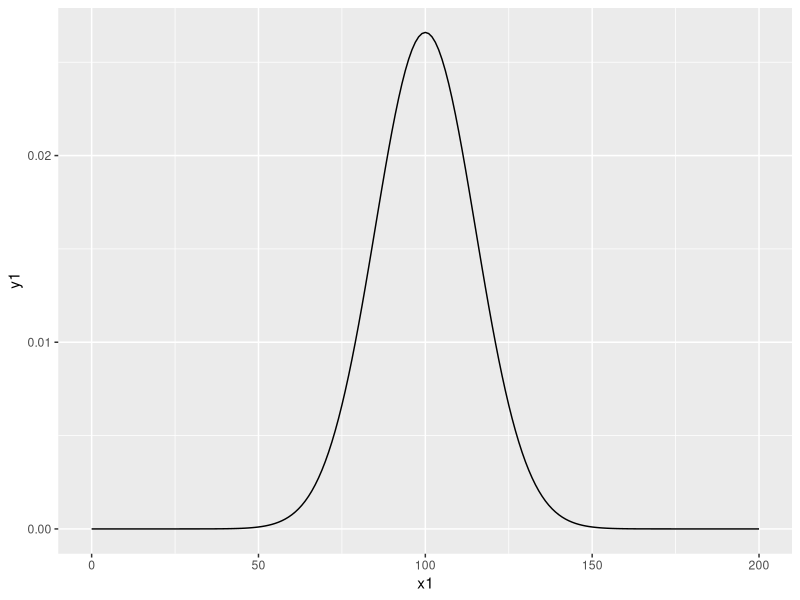
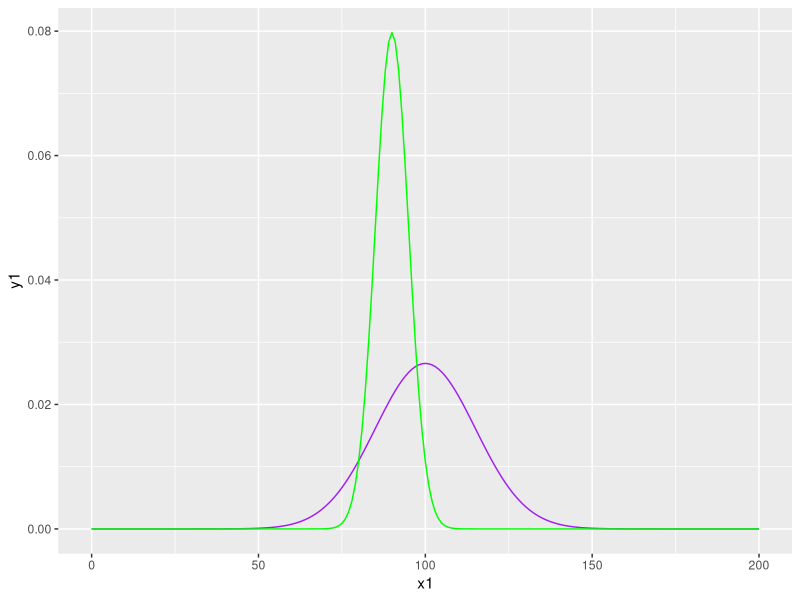
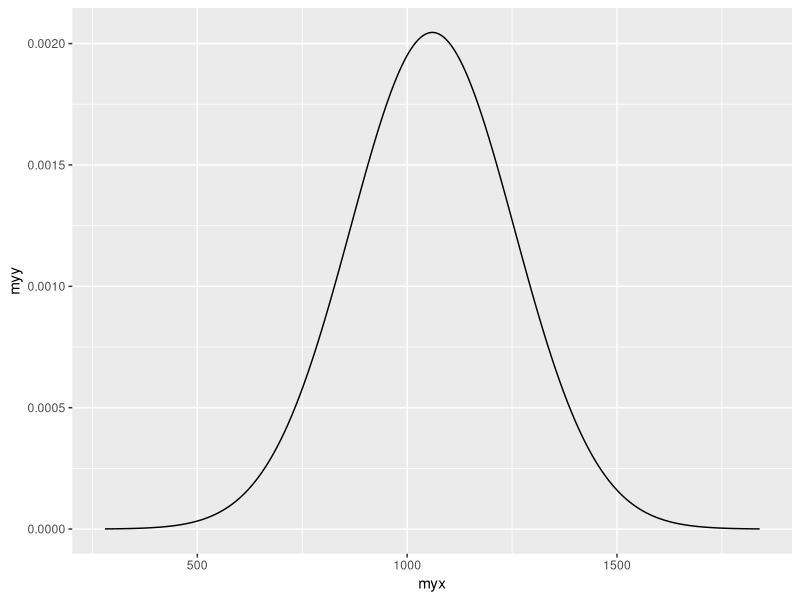
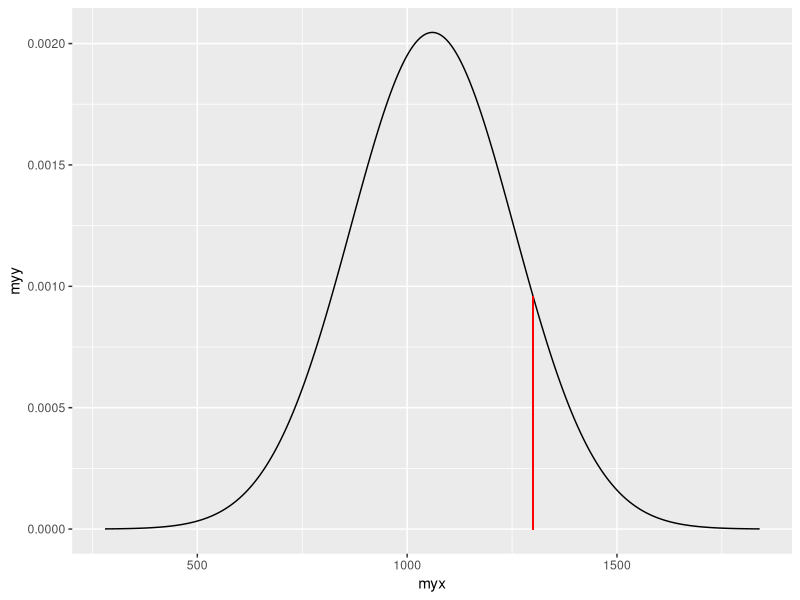
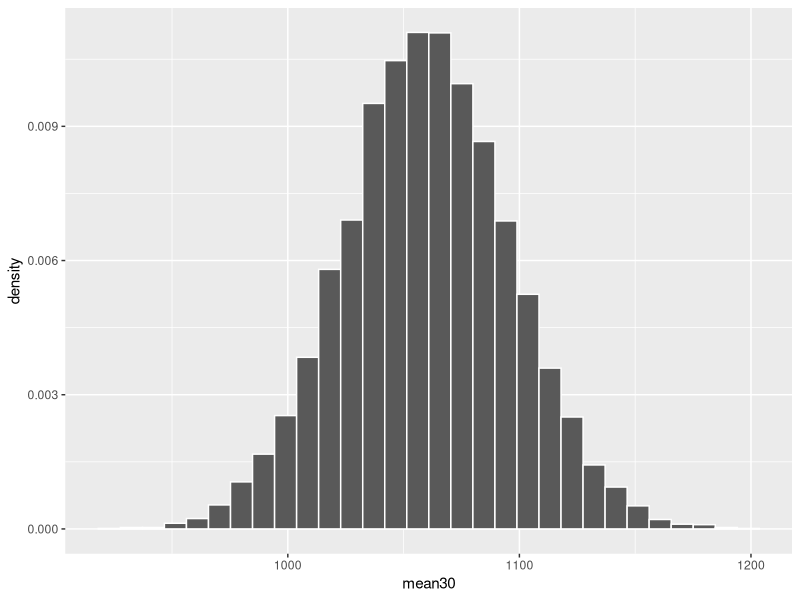
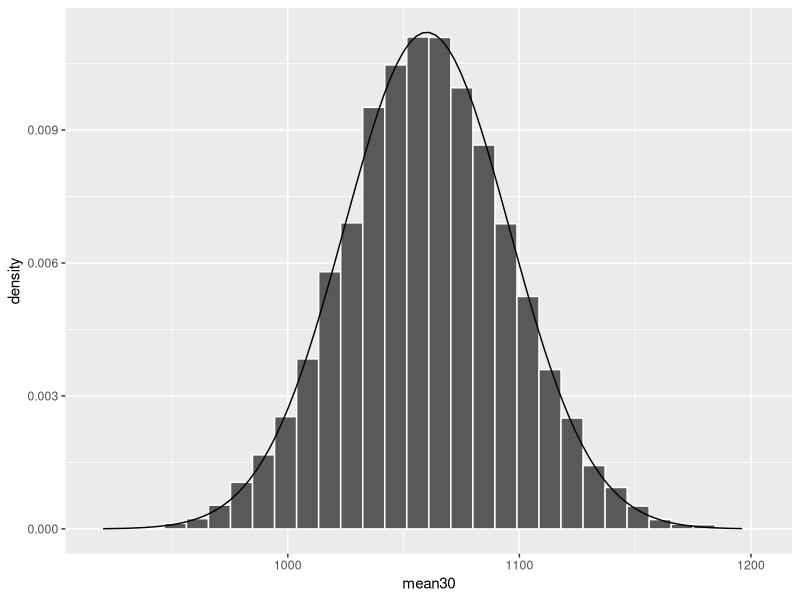
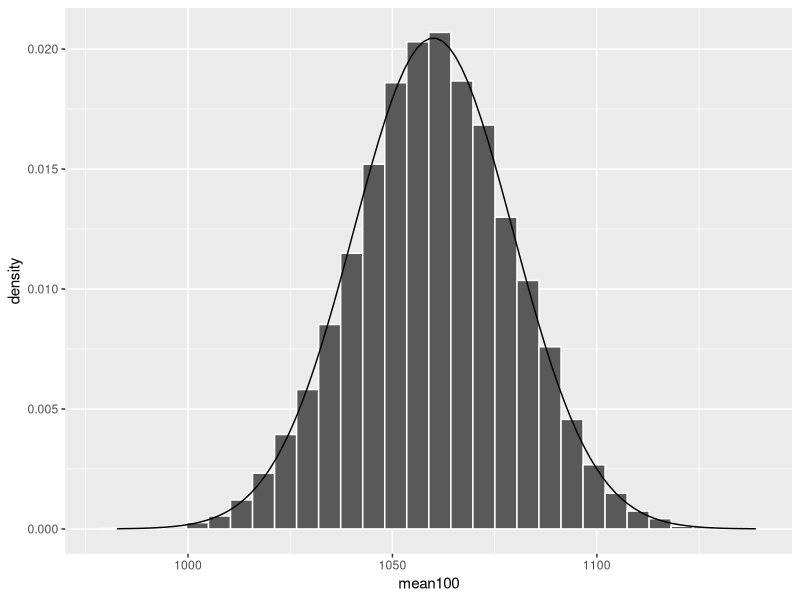

Write the R code that produced these figures, in order.
# Day 24 - 4/2/2025
# Notes 11
# Note: See Code to Copy file!
library(tidyverse)
#----------------------------------------------------

1/sqrt(2*pi)
dnorm(0)
dnorm(1)
dnorm(-1)


pnorm(0)
?pnorm

pnorm(-0.674)
1-pnorm(-.674) #or pnorm(-.674,lower.tail=F)

#------------------------------------------------------
# Notes 11 p. 7

#1
x1 <- seq(0,200,1)
y1 <- dnorm(x1,100,15)
mydata2 <- data.frame(x1=x1,y1=y1)
ggplot(mydata2,aes(x=x1,y=y1)) + geom_line()

#2
mydata2 <- mutate(mydata2,y2=dnorm(x1,90,5))
ggplot(mydata2,aes(x=x1,y=y1)) +
  geom_line(color="purple") +
  geom_line(aes(y=y2),color="green")



#--------------------------------------------------------
# Notes 11 Activity 1

#1
mymean <- 1060
mysd <- 195
myx <- seq(mymean-4*mysd,mymean+4*mysd,1)
myy <- dnorm(myx,mymean,mysd)
mydata3 <- data.frame(myx, myy)
ggplot(mydata3,aes(x=myx, y=myy)) + geom_line()


#3
SATheight <- dnorm(1300, 1060, 195)
SATheight

#Add this layer to your graph!
ggplot(mydata3,aes(x=myx, y=myy)) + geom_line() +
  geom_linerange(x=1300, ymin=0, ymax=SATheight, col="red")

#4
1-pnorm(1300, 1060, 195)

#6
simul_SAT <- rnorm(30, 1060, 195)

#7
mean(simul_SAT)
sd(simul_SAT)

#8
set.seed(2320)
simul_SAT <- rnorm(30, 1060, 195)
mean(simul_SAT)
sd(simul_SAT)

#9
set.seed(6493)

out <- replicate(10000, rnorm(30,1060,195))

#10
dim(out)

mean30 <- apply(out,2,mean)

#14
mean(mean30)

#15
sd(mean30)

#16
mymeandata <- data.frame(mean30)
ggplot(mymeandata,aes(x=mean30)) + 
  geom_histogram(aes(y=after_stat(density)), color="white")
min(mean30)
max(mean30)


#17
ggplot(mymeandata,aes(x=mean30)) + 
  geom_histogram(aes(y=after_stat(density)), color="white") +
  stat_function(fun=dnorm, args=list(mean=1060,35.602))

#18
195/sqrt(30)

#19
out100 <- replicate(10000, rnorm(100,1060,195))
mean100 <- apply(out100,2,mean)
mymean100data <- data.frame(mean100)
ggplot(mymean100data,aes(x=mean100)) + 
  geom_histogram(aes(y=after_stat(density)), color="white") +
  stat_function(fun=dnorm, args=list(mean=1060,195/sqrt(100)))

